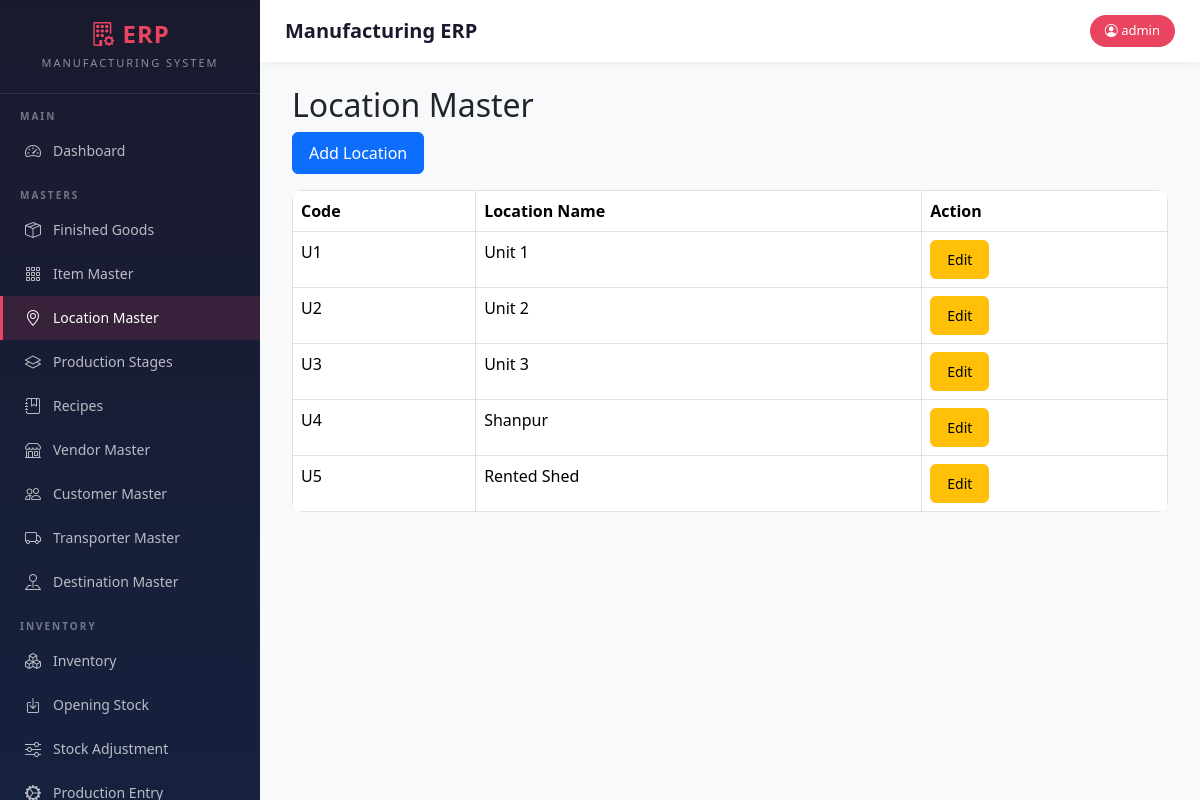
The page /locations (signed in) on the database its author committed.
### models.py (models this page shows)
class User(UserMixin, db.Model):
    __tablename__ = "users"
    id = db.Column(db.Integer, primary_key=True)
    username = db.Column(
        db.String(100),
        unique=True,
        nullable=False
    )
    password = db.Column(
        db.String(255),
        nullable=False
    )
    role = db.Column(
        db.String(20),
        nullable=False
    )

class LocationMaster(db.Model):
    __tablename__ = "location_master"
    id = db.Column(
        db.Integer,
        primary_key=True
    )
    location_code = db.Column(
        db.String(20),
        unique=True,
        nullable=False
    )
    location_name = db.Column(
        db.String(100),
        nullable=False
    )
    active = db.Column(
        db.Boolean,
        default=True
    )

### blueprints/masters/routes.py (the view)
@masters_bp.route("/locations")
@login_required
def locations():
    location_list = LocationMaster.query.order_by(
        LocationMaster.location_code
    ).all()
    return render_template(
        "locations.html",
        location_list=location_list
    )

### app.py (called while the page is built)
@login_manager.user_loader
def load_user(user_id):
    return User.query.get(int(user_id))

### templates/locations.html
{% extends "base.html" %}
{% block content %}
<div class="container mt-4">
<h2>Location Master</h2>
<a href="/locations/add"
   class="btn btn-primary mb-3">
    Add Location
</a>
<table class="table table-bordered">
    <thead>
        <tr>
            <th>Code</th>
            <th>Location Name</th>
            <th>Action</th>
        </tr>
    </thead>
    <tbody>
        {% for location in location_list %}
        <tr>
            <td>{{ location.location_code }}</td>
            <td>{{ location.location_name }}</td>
            <td>
                <a href="/locations/edit/{{ location.id }}"
                   class="btn btn-warning btn-sm">
                    Edit
                </a>
            </td>
        </tr>
        {% endfor %}
    </tbody>
</table>
</div>
{% endblock %}

### templates/base.html (shortened to what this page needs)
<!DOCTYPE html>
<html>
<head>
<link href="https://cdn.jsdelivr.net/npm/bootstrap@5.3.3/dist/css/bootstrap.min.css" rel="stylesheet">
<link href="https://cdn.jsdelivr.net/npm/select2@4.1.0-rc.0/dist/css/select2.min.css" rel="stylesheet" />
<link href="https://cdn.jsdelivr.net/npm/tom-select/dist/css/tom-select.bootstrap5.min.css" rel="stylesheet">
<link rel="stylesheet" href="https://cdn.datatables.net/1.13.8/css/jquery.dataTables.min.css">
<link rel="stylesheet" href="https://cdn.datatables.net/buttons/2.4.2/css/buttons.dataTables.min.css">
<link rel="stylesheet" href="https://cdn.datatables.net/fixedheader/3.4.0/css/fixedHeader.dataTables.min.css">
<link rel="stylesheet" href="https://cdn.datatables.net/fixedcolumns/4.3.0/css/fixedColumns.dataTables.min.css">
<link rel="stylesheet" href="https://cdn.jsdelivr.net/npm/bootstrap-icons@1.11.3/font/bootstrap-icons.min.css">
</head>
<body>
<div class="sidebar">
    <div class="sidebar-brand">
        <h4><i class="bi bi-building-gear"></i> ERP</h4>
        <small>Manufacturing System</small>
    </div>
    <div class="nav-section">Main</div>
    <ul class="nav flex-column">
        <li class="nav-item">
            <a class="nav-link" href="/dashboard">
                <i class="bi bi-speedometer2"></i> Dashboard
            </a>
        </li>
    </ul>
    <div class="nav-section">Masters</div>
    <ul class="nav flex-column">
        <li class="nav-item">
            <a class="nav-link" href="/finished-goods">
                <i class="bi bi-box-seam"></i> Finished Goods
            </a>
        </li>
        <li class="nav-item">
            <a class="nav-link" href="/items">
                <i class="bi bi-grid-3x3-gap"></i> Item Master
            </a>
        </li>
        <li class="nav-item">
            <a class="nav-link" href="/locations">
                <i class="bi bi-geo-alt"></i> Location Master
            </a>
        </li>
        <li class="nav-item">
            <a class="nav-link" href="/production-stages">
                <i class="bi bi-layers"></i> Production Stages
            </a>
        </li>
        <li class="nav-item">
            <a class="nav-link" href="/recipes">
                <i class="bi bi-journal-bookmark"></i> Recipes
            </a>
        </li>
        <li class="nav-item">
            <a class="nav-link" href="/vendors">
                <i class="bi bi-shop"></i> Vendor Master
            </a>
        </li>
        <li class="nav-item">
            <a class="nav-link" href="/customers">
                <i class="bi bi-people"></i> Customer Master
            </a>
        </li>
        <li class="nav-item">
            <a class="nav-link" href="/transporter">
                <i class="bi bi-truck"></i> Transporter Master
            </a>
        </li>
        <li class="nav-item">
            <a class="nav-link" href="/destination">
                <i class="bi bi-pin-map"></i> Destination Master
            </a>
        </li>
    </ul>
    <div class="nav-section">Inventory</div>
    <ul class="nav flex-column">
        <li class="nav-item">
            <a class="nav-link" href="/inventory">
                <i class="bi bi-boxes"></i> Inventory
            </a>
        </li>
        <li class="nav-item">
            <a class="nav-link" href="/opening-stock">
                <i class="bi bi-box-arrow-in-down"></i> Opening Stock
            </a>
        </li>
        <li class="nav-item">
            <a class="nav-link" href="/stock-adjustment">
                <i class="bi bi-sliders"></i> Stock Adjustment
            </a>
        </li>
        <li class="nav-item">
            <a class="nav-link" href="/production">
                <i class="bi bi-gear-wide-connected"></i> Production Entry
            </a>
        </li>
    </ul>
</div>
<div class="main-content">
    <div class="top-bar">
        <h5>{% block page_title %}Manufacturing ERP{% endblock %}</h5>
        <span class="user-badge">
            <i class="bi bi-person-circle"></i> {{ current_user.username }}
        </span>
    </div>
    {% block content %}{% endblock %}
</div>
</body>
</html>

### templates/base.html (style rules this page uses)
.sidebar { background: linear-gradient(180deg, #1a1a2e 0%, #16213e 100%); min-height: 100vh; height: 100vh; position: fixed; top: 0; left: 0; width: 260px; z-index: 1000; overflow-y: auto; overflow-x: hidden; transition: all 0.3s ease; }
.sidebar-brand { padding: 20px; border-bottom: 1px solid rgba(255,255,255,0.1); text-align: center; }
.sidebar-brand h4 { color: #e94560; font-weight: 700; margin: 0; letter-spacing: 1px; }
.sidebar-brand small { color: rgba(255,255,255,0.5); font-size: 11px; text-transform: uppercase; letter-spacing: 2px; }
.nav-section { padding: 15px 20px 5px; color: rgba(255,255,255,0.4); font-size: 10px; text-transform: uppercase; letter-spacing: 2px; font-weight: 600; }
.sidebar .nav-link { color: rgba(255,255,255,0.7); padding: 10px 20px; border-radius: 0; border-left: 3px solid transparent; transition: all 0.2s ease; font-size: 14px; display: flex; align-items: center; gap: 10px; }
.sidebar .nav-link.active { color: #fff; background: rgba(233, 69, 96, 0.15); border-left-color: #e94560; }
.sidebar .nav-link i { font-size: 16px; width: 20px; text-align: center; }
.main-content { margin-left: 260px; padding: 20px; min-height: 100vh; background: #f8f9fa; }
.top-bar { background: #fff; padding: 15px 25px; margin: -20px -20px 20px -20px; box-shadow: 0 2px 10px rgba(0,0,0,0.05); display: flex; justify-content: space-between; align-items: center; }
.top-bar h5 { margin: 0; color: #1a1a2e; font-weight: 600; }
.user-badge { background: #e94560; color: #fff; padding: 6px 15px; border-radius: 20px; font-size: 13px; font-weight: 500; }
.table { background: #fff; border-radius: 10px; overflow: hidden; }
.btn { border-radius: 6px; font-weight: 500; padding: 8px 16px; transition: all 0.2s ease; }
.btn-primary { background: #0d6efd; border-color: #0d6efd; }

### rows shown on the page
User: username "admin"
LocationMaster: location_code "U1", location_name "Unit 1"
LocationMaster: location_code "U2", location_name "Unit 2"
LocationMaster: location_code "U3", location_name "Unit 3"
LocationMaster: location_code "U4", location_name "Shanpur"
LocationMaster: location_code "U5", location_name "Rented Shed"
